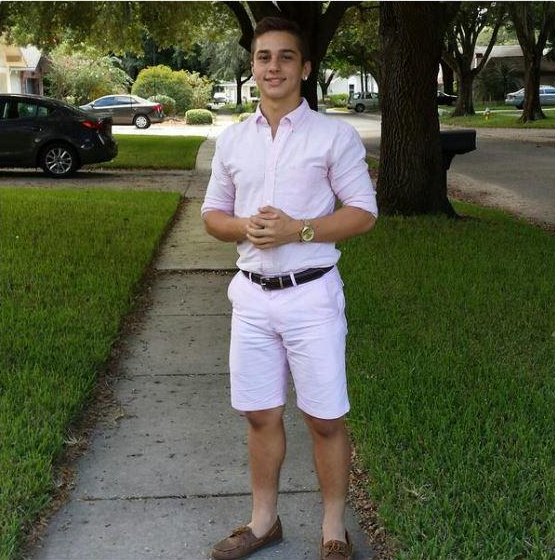
#> input picture hadtodoittoem.png, 555 x 560 px
$ python act1_convolucion.py
#> lines starting #> are read from the running program, lines starting #| are printed output that depends on the picture
import cv2
import numpy as np


img = cv2.imread('hadtodoittoem.png')
#> img is the input picture: shape (560, 555, 3); mean B, G, R 70, 91.7, 86.9
sharp_filter = np.array([[0,-1,0],[-1,5,-1],[0,-1,0]]) #kernel can be changed any other matrix (e.g. blur, detect edges, etc.)
final = np.zeros(shape=(len(img),len(img[0]),3))
#> final: shape (560, 555, 3) float64; every value is 0

#iterates through every pixel (i,j) and every color channel c, generates a temporary 3x3 matrix and applies the convolution
#if-else clauses necessary for extend-type padding
for c in range(3):
    for i in range(len(img)):
        for j in range(len(img[i])):
            if (i == 0):
                if (j == 0):
                    temp = np.array([[img[0,0,c],img[0,0,c],img[0,1,c]],[img[0,0,c],img[0,0,c],img[0,1,c]],[img[1,0,c],img[1,0,c],img[1,1,c]]])
                elif (j == len(img[0])-1):
                    temp = np.array([[img[0,j-1,c],img[0,j,c],img[0,j,c]],
                    [img[0,j-1,c],img[0,j,c],img[0,j,c]],
                    [img[1,j-1,c],img[1,j,c],img[1,j,c]]])
                else:
                    temp = np.zeros(shape=(3,3))
                    for b in range(3):
                        temp[0,b] = img[0,j+b-1,c]
                    for a in range(1,3):
                        for b in range(3):
                            temp[a,b] = img[a-1,j+b-1,c]
            elif (i == len(img)-1):
                if (j == 0):
                    temp = np.array([[img[i-1,0,c],img[i-1,0,c],img[i-1,1,c]],[img[i,0,c],img[i,0,c],img[i,1,c]],[img[i,0,c],img[i,0,c],img[i,1,c]]])
                elif (j == len(img[0])-1):
                    temp = np.array([[img[i-1,j-1,c],img[i-1,j,c],img[i-1,j,c]],[img[i,j-1,c],img[i,j,c],img[i,j,c]],[img[i,j-1,c],img[i,j,c],img[i,j,c]]])
                else:
                    temp = np.zeros(shape=(3,3))
                    for a in range(len(img)-2,len(img)):
                        for b in range(3):
                            temp[a-len(img)+2,b] = img[a,j+b-1,c]
                    for b in range(3):
                        temp[2,b] = img[i,j+b-1,c]
            else:
                if (j == 0):
                    temp = np.zeros(shape=(3,3))
                    for a in range(3):
                        temp[a,0] = img[i+a-1,j,c]
                        for b in range(1,3):
                            temp[a,b] = img[i+a-1,j+b-1,c]
                elif (j == len(img[0])-1):
                    temp = np.zeros(shape=(3,3))
                    for a in range(3):
                        for b in range(1,2):
                            temp[a,b] = img[i+a-1,j+b-1,c]
                        temp[a,2] = img[i+a-1,j,c]
                else:
                    temp = np.zeros(shape=(3,3))
                    for a in range(3):
                        for b in range(3):
                            temp[a,b] = img[i+a-1,j+b-1,c]
            prod = temp*sharp_filter
            #needs to divide by 255 to achieve the right brightness by normalizing its level
            final[i,j,c]=np.sum(prod)/255 #additionally, divide by the number required by the desired filter (e.g. divide by 9 for average filter)
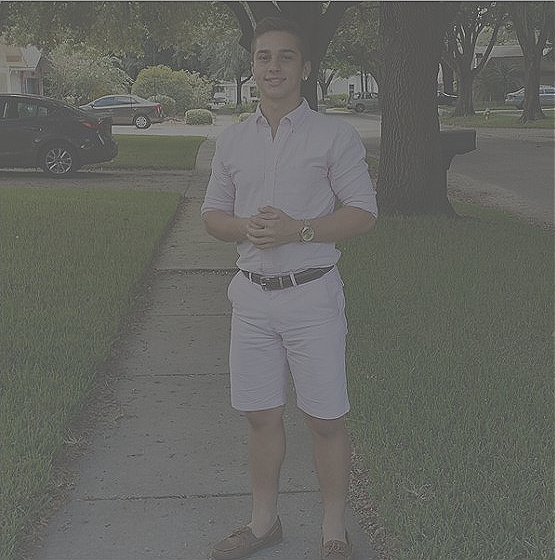
#> final: shape (560, 555, 3) float64; mean B, G, R 0.275, 0.36, 0.341; drawn with min black and max white

#press q to close images
while(True):
    cv2.imshow('original',img)
    cv2.imshow('final', final)
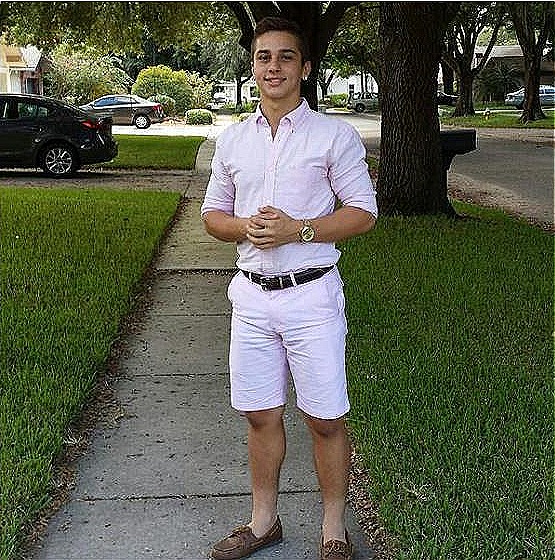
#> window 'final': shape (560, 555, 3); mean B, G, R 73.9, 92.9, 88.7
    if cv2.waitKey(1) & 0xFF == ord('q'):
#> (key q is pressed here)
        break
cv2.destroyAllWindows()
